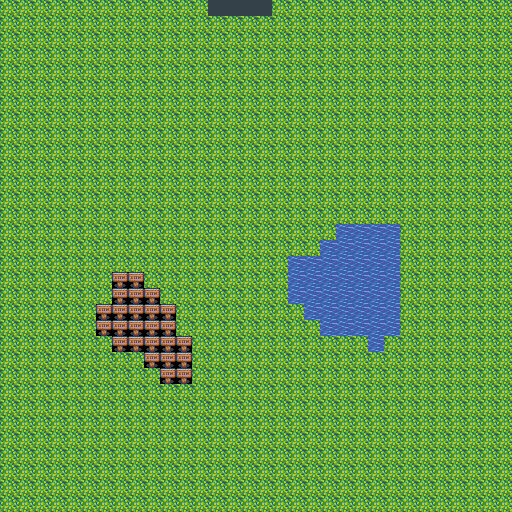

This game map was drawn from its Tiled (.tmx) file and the tilesets committed beside it. A one-line description and the trimmed map source follow:
An orthogonal 32x32 tile map with 16x16 px tiles, 3 tile layers (water, ground, cliffs), 3 tilesets and 1 object (player).

<map version="1.2" tiledversion="1.2.0" orientation="orthogonal" renderorder="left-up" width="32" height="32" tilewidth="16" tileheight="16" infinite="0" nextlayerid="6" nextobjectid="2">
 <tileset firstgid="1" source="../tilesets/water/water.tsx" />
 <tileset firstgid="2806" source="../tilesets/terrain/terrain.tsx" />
 <tileset firstgid="4288" source="../tilesets/outside/outside.tsx" />
 <layer id="5" name="water" width="32" height="32">
  <data>[1024 cells, 11 non-empty, 1 distinct tile ids]</data>
 </layer>
 <layer id="1" name="ground" width="32" height="32">
  <data>[1024 cells, 1024 non-empty, 3 distinct tile ids]</data>
 </layer>
 <layer id="4" name="cliffs" width="32" height="32">
  <data>[1024 cells, 4 non-empty, 1 distinct tile ids]</data>
 </layer>
 <objectgroup id="2" name="positions">
  <object id="1" name="player_start" type="player" x="242" y="223">
   <properties>
    <property name="direction" value="up" />
    <property name="state" value="stand" />
    <property name="texture_atlas" value="reaper" />
   </properties>
   <point />
  </object>
 </objectgroup>
</map>
